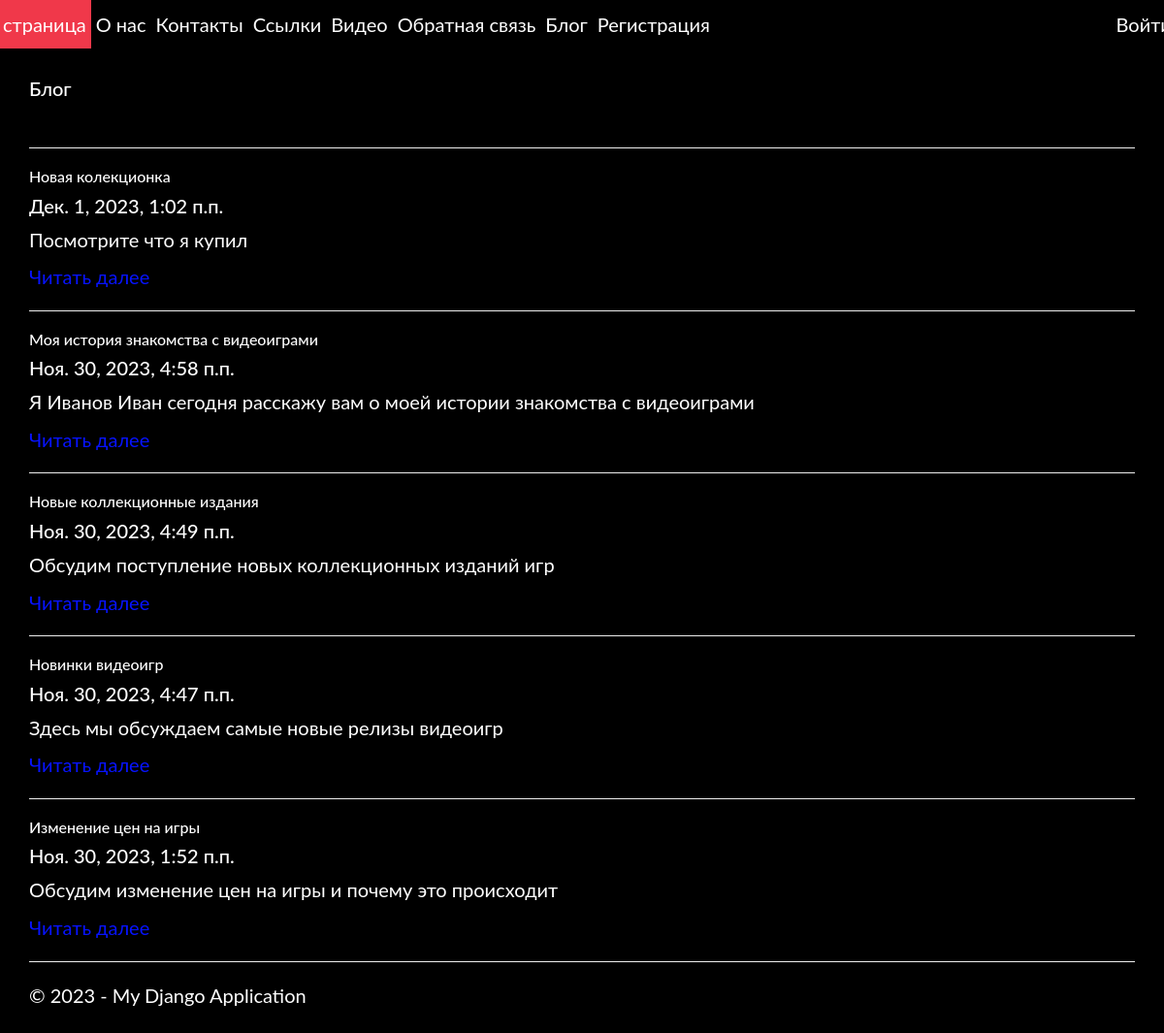
Screenshot of /blog/ with the database file from the repository.
### app/models.py (models this page shows, shortened)
class Blog(models.Model):
    title = models.CharField(max_length = 100, unique_for_date = "posted", verbose_name = "Заголовок")
    description = models.TextField(verbose_name = "Краткое содержание")
    content = models.TextField(verbose_name = "Полное содержание")
    posted = models.DateTimeField(default = datetime.now(), db_index = True, verbose_name = "Опубликована")
    author = models.ForeignKey(User, null=True, blank=True, on_delete = models.SET_NULL, verbose_name = "Автор")
    image = models.FileField(default = 'temp.jpg', verbose_name = "Путь к картинке")
    class Meta:
        db_table = "Posts" # имя таблицы для модели
        ordering = ["-posted"] # порядок сортировки данных в модели ("-" означает по убыванию)
        verbose_name = "статья блога" # имя, под которым модель будет отображаться в административном разделе (для одной статьи блога)
        verbose_name_plural = "статьи блога" # тоже для всех статей блога

### app/views.py (the view)
# urls.py: path('blog/', views.blog, name='blog'),
def blog(request):
    assert isinstance(request, HttpRequest)
    posts = Blog.objects.all() # запрос на выбор всех статей блога из модели
    return render(
    request,
    'app/blog.html',
    {
    'title':'Блог',
    'posts': posts, # передача списка статей в шаблон веб-страницы
    'year':datetime.now().year,
    }
)

### app/templates/app/blog.html (shortened to what this page needs)
<!DOCTYPE html>
<html lang="en" xmlns="http://www.w3.org/1999/xhtml">
<head>
</head>
<body>
    {% extends "app/layout.html" %}
    {% block content %}
    <h4>{{ title }}</h4> <br />
    {% for post in posts %}
    <hr/>
    <div class="">
        <h2> {{post.title}} </h2>
        <h4> {{post.posted}} </h4>
        <p> {{post.description}} </p>
        <p><a href="{% url 'blogpost' parametr=post.id %}"> Читать далее </a> </p>
    </div>
{% endfor %}
{% endblock %}

### app/static/app/content/site.css (style rules this page uses)
body { padding-top: 50px; padding-bottom: 20px; background-color: #000000; }
h2 { color: #ffffff; font-family: Lato; font-size: 16px; }
h4 { color: #ffffff; font-family: Lato; font-size: 20px; }
p { color: #ffffff; font-family: Lato; font-size: 20px; }
a { color: #0713ff; font-family: Lato; font-size: 20px; }

### rows the page displays
Blog: title "Новая колекционка", posted "Дек. 1, 2023, 1:02 п.п.", description "Посмотрите что я купил"
Blog: title "Моя история знакомства с видеоиграми", posted "Ноя. 30, 2023, 4:58 п.п.", description "Я Иванов Иван сегодня расскажу вам о моей истории знакомства с видеоиграми"
Blog: title "Новые коллекционные издания", posted "Ноя. 30, 2023, 4:49 п.п.", description "Обсудим поступление новых коллекционных изданий игр"
Blog: title "Новинки видеоигр", posted "Ноя. 30, 2023, 4:47 п.п.", description "Здесь мы обсуждаем самые новые релизы видеоигр"
Blog: title "Изменение цен на игры", posted "Ноя. 30, 2023, 1:52 п.п.", description "Обсудим изменение цен на игры и почему это происходит"

### other values shown
{{ title }} "Блог"
